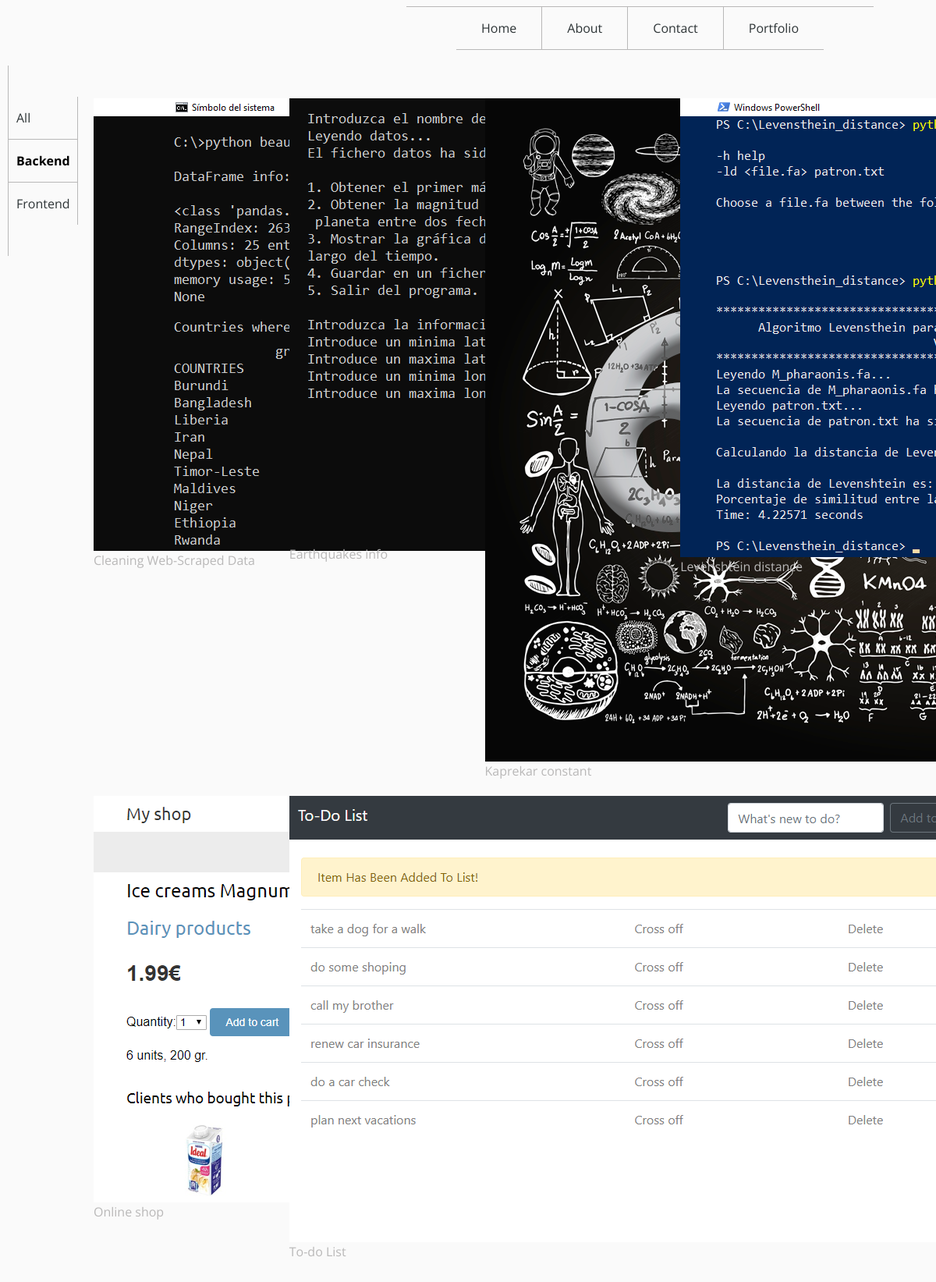
Page /backend/ on the committed database.
### portfolio/models.py (models this page shows, shortened)
class Category(models.Model):
    name = models.CharField(max_length=50, db_index=True)
    slug = models.SlugField(max_length=50, unique=True)
    image = models.ImageField(upload_to='categories/%Y/%m/%d',
                                blank=True)
    class Meta:
        ordering = ('name',)
        verbose_name = 'category'
        verbose_name_plural = 'categories'
    def get_absolute_url(self):
        return reverse('portfolio:project_list_by_category',
                        args=[self.slug])

class Project(models.Model):
    category = models.ForeignKey(Category,
                                    related_name='projects',
                                    on_delete=models.CASCADE)
    name = models.CharField(max_length=200, db_index=True)
    slug = models.SlugField(max_length=200, db_index=True)
    image = models.ImageField(upload_to='projects/%Y/%m/%d',
                                blank=True)
    description = models.TextField(blank=True)
    url = models.URLField(max_length=250, blank=True)
    repository = models.URLField(max_length=250)
    created = models.DateTimeField(auto_now_add=True)
    updated = models.DateTimeField(auto_now=True)
    class Meta:
        ordering = ('name',)
        index_together = (('id', 'slug'),)
    def get_absolute_url(self):
        return reverse('portfolio:project_detail',
                        args=[self.id, self.slug])

### portfolio/views.py (the view)
# urls.py: path('<slug:category_slug>/', never_cache(views.project_list), name='project_list_by_category'),
def project_list(request, category_slug=None):
    category = None
    categories = Category.objects.all()
    backend = Category.objects.get(slug="backend")
    frontend = Category.objects.get(slug="frontend")
    projects = Project.objects.all()
    if category_slug:
        category = get_object_or_404(Category, slug=category_slug)
        projects = projects.filter(category=category)
    return render(request,
                    'portfolio/projects/list.html',
                    {'category': category,
                    'categories': categories,
                    'projects': projects, 'backend': backend, 'frontend': frontend})

### portfolio/templates/portfolio/projects/list.html (shortened to what this page needs)
{% extends "base.html" %}
{% load static %}
{% block content %}
    <div id="projects">
        <div id="sidebar">
            <ul>
                <li><a id="invisible-up"></a></li>
                <li {% if not category %}class="selected"{% endif %}>
                    <a id="all" href="{% url "portfolio:project_list" %}">All</a>
                </li>
                {% for c in categories %}
                    <li {% if category.slug == c.slug %}class="selected"{% endif %}>
                        <a href="{{ c.get_absolute_url }}">{{ c.name }}</a>
                    </li>
                {% endfor %}
                <li><a id="invisible-down"></a></li>
            </ul>
        </div>
        <div id="main">
            <div class="row main">
                {% for project in projects %}
                <div class="columns c-12 c-5 c-4 c-3">
                    <div class="item">
                        {% load thumbnail %}
                        {% thumbnail project.image "215x150" crop="center" as pim %}
                            <a href="{{ project.get_absolute_url }}">
                                <img src="{% if pim %}{{ pim.url }}{% else %}{% static "img/no_image.png" %}{% endif %}">
                            </a>
                            <a href="{{ project.get_absolute_url }}">{{ project.name }}</a>
                        {% endthumbnail %}
                    </div>
                </div>
                {% endfor %}
            </div>
        </div>
    </div>
{% endblock %}

### portfolio/static/css/my_style.css (style rules this page uses)
html,body { font-family: 'Open Sans', sans-serif; background-color: #FAFAFA; min-height:100vh; overflow-x: hidden; }
#projects { margin-left: 10px; margin-right: 10px; margin-bottom: 10px; display: inline-flex; }
#sidebar { margin-top: 8px; padding: 0; height: auto; width: 90px; }
#sidebar ul { margin: 0; padding: 0; }
#sidebar ul li { margin:0; padding:0; list-style:none; }
#sidebar ul li a { display:block; text-align: left; color: #2d3436; font-size: 16px; padding: 15px 10px; background-color: #FAFAFA; border: 1px solid rgb(185, 184, 184); border-bottom: none; text-decoration: none; margin-left: 0; }
#sidebar ul li #all { border-top: none; }
#sidebar ul li #invisible-up { border-top: none; border-right: none; padding-top: 25px; }
#sidebar ul li #invisible-down { border-top: none; border-right: none; padding-bottom: 25px; }
#sidebar ul li.selected a { color: black; font-weight:bold; text-decoration: none; }
#main { width: 85%; margin-left: 20px; margin-top: 50px; }
.main { width:100%; margin-left:0; }
.columns { padding-bottom: 20px; }
.item { display: block; width: 215px; }
.item a { text-decoration: none; color: rgb(185, 184, 184); }
@media only screen and (min-width: 1101px) { .c-3 { width: 25% } }

### rows in the picture
Category: name "Backend"
Category: name "Frontend"
Project: name "Cleaning Web-Scraped Data"
Project: name "Earthquakes info"
Project: name "Kaprekar constant"
Project: shows a picture, name "Levenshtein distance"
Project: name "Online shop"
Project: shows a picture, name "To-do List"
